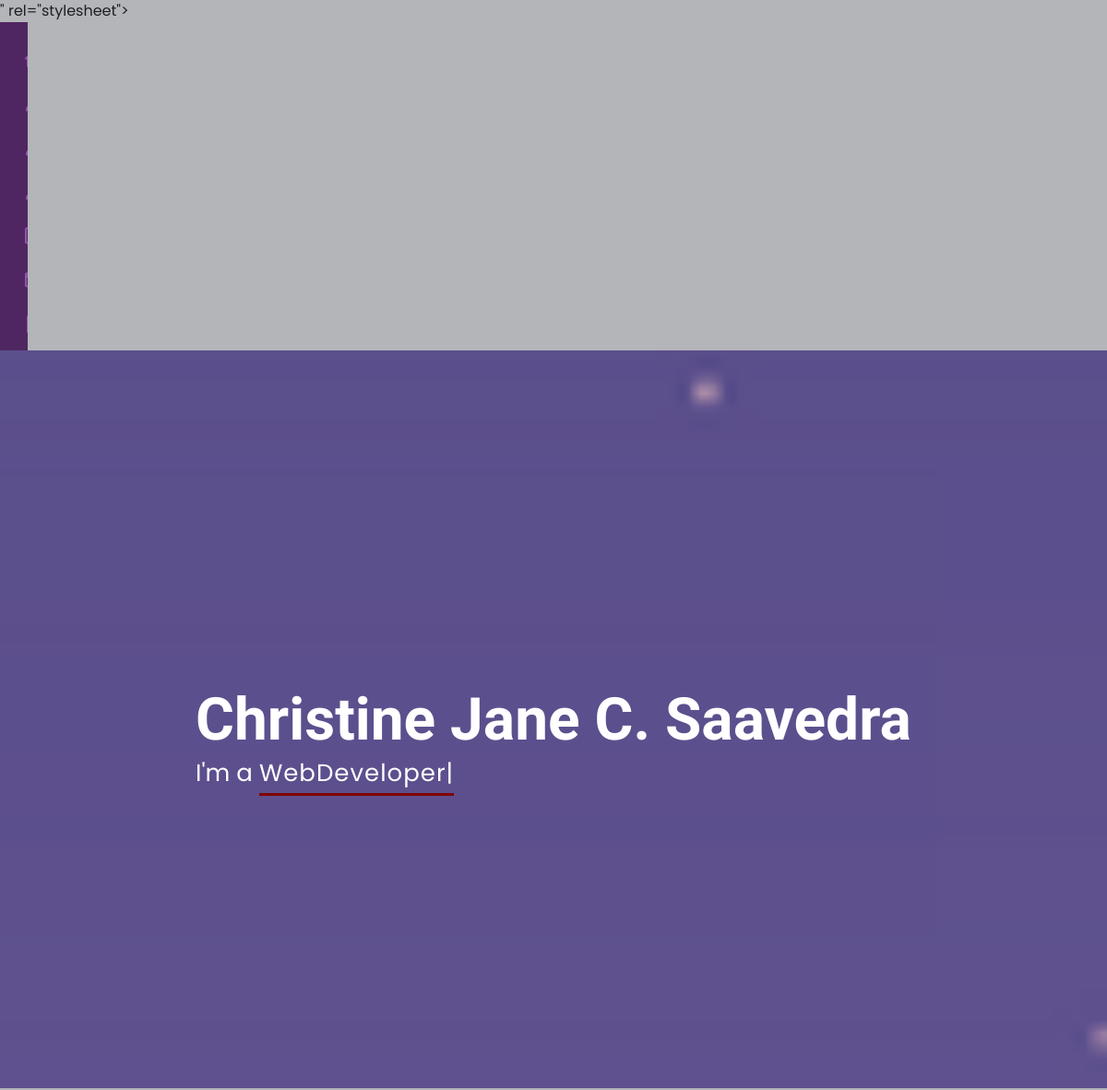
Before: / (upper part) with the older database file.
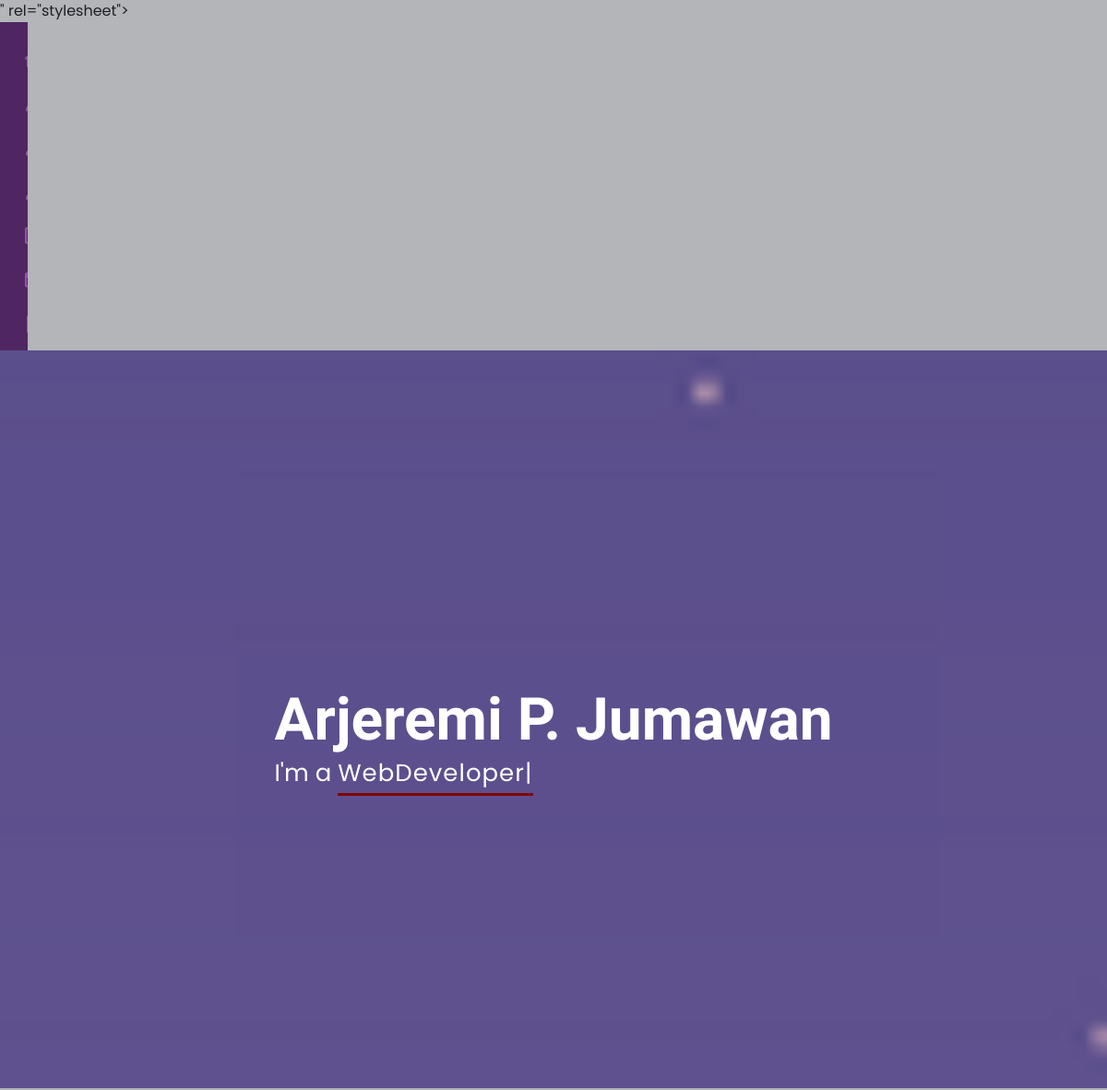
After: the same page with the newer database file.
### tables this page shows
CREATE TABLE IF NOT EXISTS `admindetail` (
  `id` int(10) unsigned NOT NULL AUTO_INCREMENT,
  `firstName` varchar(100) DEFAULT NULL,
  `lastName` varchar(100) DEFAULT NULL,
  `aboutMe` longtext DEFAULT NULL,
  `experience` longtext DEFAULT NULL,
  `lastChange` datetime DEFAULT current_timestamp(),
  `email` varchar(200) DEFAULT NULL,
  `contact` varchar(200) DEFAULT NULL,
  `occup` varchar(200) DEFAULT NULL,
  `birthday` varchar(200) DEFAULT NULL,
  `web` varchar(200) DEFAULT NULL,
  `address` varchar(300) DEFAULT NULL,
  PRIMARY KEY (`id`)
);

### index.php (the view, shortened to what this page needs)
<!DOCTYPE html>
<html lang="en">
<head>
  <link href="assets/vendor/aos/aos.css" rel="stylesheet">
  <link href="assets/vendor/bootstrap/css/bootstrap.min.css" rel="stylesheet">
  <link href="assets/vendor/bootstrap-icons/bootstrap-icons.css" rel="stylesheet">
  <link href="assets/vendor/boxicons/css/boxicons.min.css" rel="stylesheet">
  <link href="assets/vendor/glightbox/css/glightbox.min.css" rel="stylesheet">
  <link href="assets/vendor/swiper/swiper-bundle.min.css" rel="stylesheet">
  <link href="assets/css/style.css" rel="stylesheet">
</head>
<body>
  <header id="header">
      <?php
      include 'database.php';
      $sql = "SELECT * FROM `admindetail`";
      $result = mysqli_query($connect, $sql);
      if (mysqli_num_rows($result) == 0) {
        echo 'No Data Yet';
      } else {
        $row = mysqli_fetch_assoc($result);
      }
      ?>
      <nav id="navbar" class="nav-menu navbar">
        <ul>
          <li><a href="#hero" class="nav-link scrollto active"><i class="bx bx-home"></i> <span>Home</span></a></li>
          <li><a href="#about" class="nav-link scrollto"><i class="bx bx-user"></i> <span>About</span></a></li>
          <li><a href="#educ" class="nav-link scrollto"><i class="bx bx-user"></i> <span>Education</span></a></li>
          <li><a href="#skill" class="nav-link scrollto"><i class="bx bx-user"></i> <span>Skill</span></a></li>
          <li><a href="#portfolio" class="nav-link scrollto"><i class="bx bx-book-content"></i> <span>Portfolio</span></a></li>
          <li><a href="#contact" class="nav-link scrollto"><i class="bx bx-envelope"></i> <span>Contact</span></a></li>
          <li><a href="cv_jez.pdf" target="_blank" class="nav-link scrollto"><i class="bx bx-file-blank"></i> <span>Resume</span></a></li>
        </ul>
      </nav>
  </header>
  <section id="hero" class="d-flex flex-column justify-content-center align-items-center">
    <div class="hero-container" data-aos="fade-in">
    <h1><?php echo $row['firstName'] ?> <?php echo $row['lastName'] ?>
  </h1>
      <p>I'm a <span class="typed" data-typed-items=<?php echo $row['occup'] ?>></span></p>
    </div>
  </section>
</body>
</html>

Changed rows visible on the page:
changed admindetail: firstName "Christine Jane C." → "Arjeremi P."; lastName "Saavedra" → "Jumawan"
